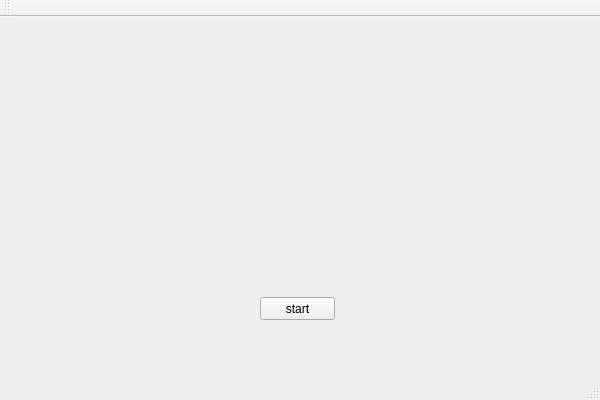
<?xml version="1.0" encoding="UTF-8"?>
<ui version="4.0">
 <class>QThreadTestClass</class>
 <widget class="QMainWindow" name="QThreadTestClass">
  <property name="geometry">
   <rect>
    <x>0</x>
    <y>0</y>
    <width>600</width>
    <height>400</height>
   </rect>
  </property>
  <property name="windowTitle">
   <string>QThreadTest</string>
  </property>
  <widget class="QWidget" name="centralWidget">
   <widget class="QPushButton" name="startBtn">
    <property name="geometry">
     <rect>
      <x>260</x>
      <y>280</y>
      <width>75</width>
      <height>23</height>
     </rect>
    </property>
    <property name="text">
     <string>start</string>
    </property>
   </widget>
   <widget class="QLabel" name="label">
    <property name="geometry">
     <rect>
      <x>250</x>
      <y>150</y>
      <width>54</width>
      <height>81</height>
     </rect>
    </property>
    <property name="text">
     <string/>
    </property>
   </widget>
   <widget class="QLabel" name="label_2">
    <property name="geometry">
     <rect>
      <x>440</x>
      <y>160</y>
      <width>54</width>
      <height>81</height>
     </rect>
    </property>
    <property name="text">
     <string/>
    </property>
   </widget>
  </widget>
  <widget class="QMenuBar" name="menuBar">
   <property name="geometry">
    <rect>
     <x>0</x>
     <y>0</y>
     <width>600</width>
     <height>23</height>
    </rect>
   </property>
  </widget>
  <widget class="QToolBar" name="mainToolBar">
   <attribute name="toolBarArea">
    <enum>TopToolBarArea</enum>
   </attribute>
   <attribute name="toolBarBreak">
    <bool>false</bool>
   </attribute>
  </widget>
  <widget class="QStatusBar" name="statusBar"/>
 </widget>
 <layoutdefault spacing="6" margin="11"/>
 <resources>
  <include location="QThreadTest.qrc"/>
 </resources>
 <connections/>
</ui>
